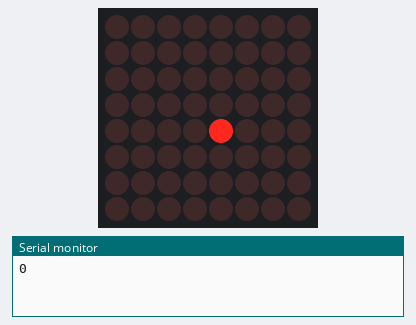
Bench run of a sketch on a simulated Arduino Uno, built with avr-gcc and run on an emulated ATmega328P. Parts: 8×8 LED matrix, the last lines printed to the serial monitor.

Above: at 0.1 s.
At 39.5 s:
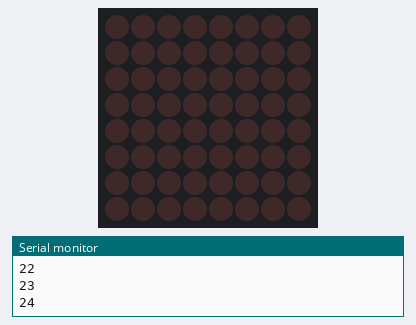

Measured:
- by itself, everything shown: repeats every 42.4 s, in 56 steps
- what the display in image 1 shows lasts 0.6 s, from 39.4 s to 40.0 s

The sketch:

Eje_6_Matriz_de_Led.ino
```cpp
#include "LedControl.h"
LedControl lc=LedControl(7,5,6,1);
int contador=0;


void setup() {
Serial.begin(9600);
lc.shutdown(0,false);
lc.setIntensity(0,12);
lc.clearDisplay(0);
}
void loop() {

for(contador=0;contador<29;contador++){

  if(contador<5){

    Serial.println(contador);
    lc.setLed(0,4,4,true);
    delay(1000);
    lc.setLed(0,4,4,false);
    delay(1000);
  }

  if(contador>4&&contador<10){

    Serial.println(contador);
    lc.setLed(0,4,4,true);
    delay(900);
    lc.setLed(0,4,4,false);
    delay(900);

  }

    if(contador>9&&contador<15){

    Serial.println(contador);
    lc.setLed(0,4,4,true);
    delay(800);
    lc.setLed(0,4,4,false);
    delay(800);

  }

    if(contador>14&&contador<20){

    Serial.println(contador);
    lc.setLed(0,4,4,true);
    delay(700);
    lc.setLed(0,4,4,false);
    delay(700);

  }

    if(contador>19&&contador<25){

    Serial.println(contador);
    lc.setLed(0,4,4,true);
    delay(600);
    lc.setLed(0,4,4,false);
    delay(600);

  }

    if(contador>24&&contador<30){

    Serial.println(contador);
    lc.setLed(0,4,4,true);
    delay(500);
    lc.setLed(0,4,4,false);
    delay(500);

  }


}

}
```
